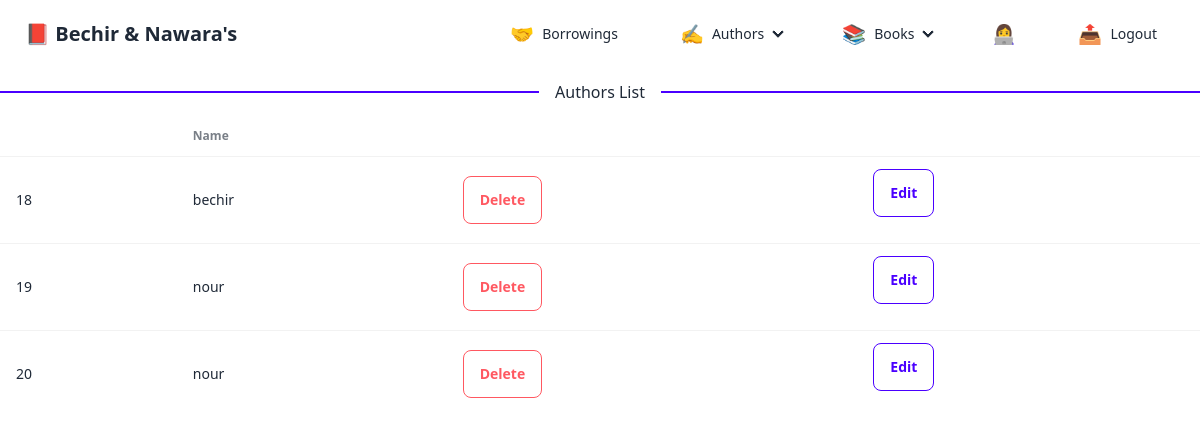
The app's page /books/admin/authors (signed in), older data.
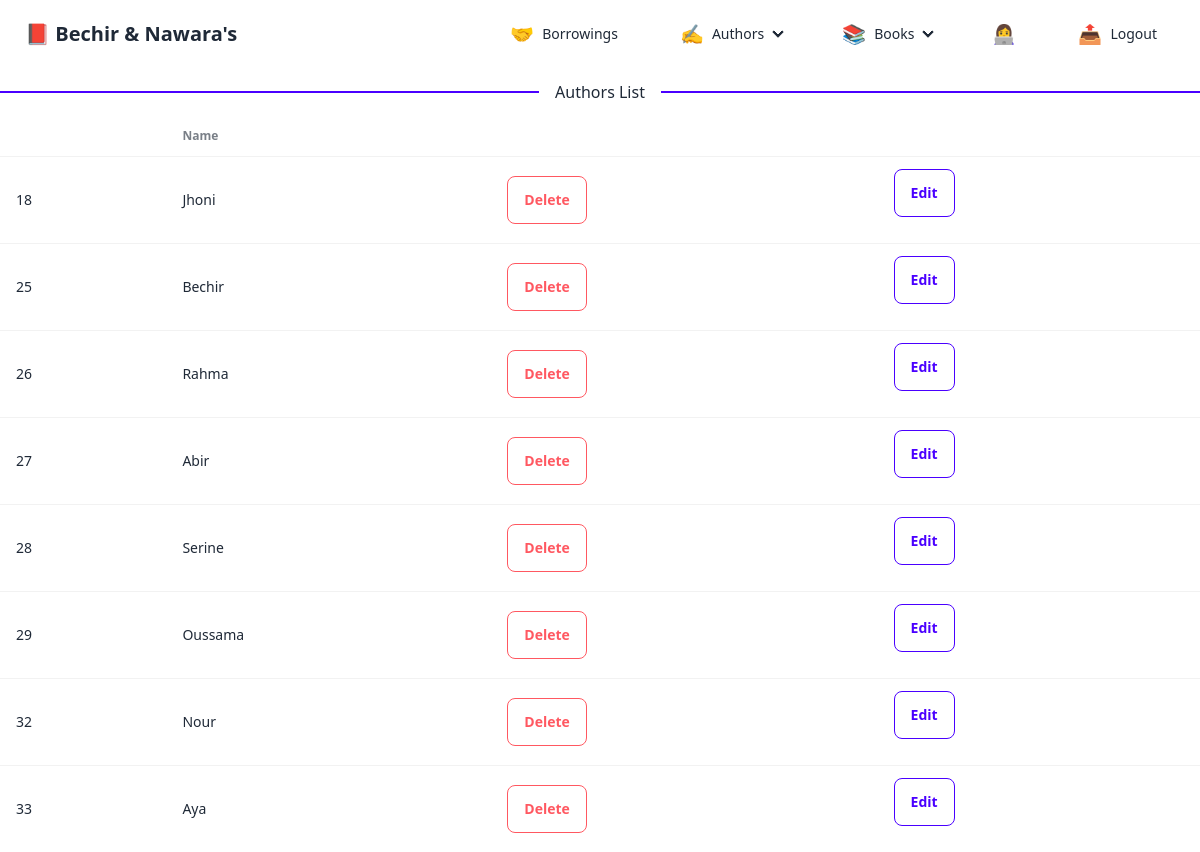
The same page, newer data.
### books/models.py (models this page shows, shortened)
class Author(models.Model):
    name = models.CharField(max_length=255)
    surname = models.CharField(max_length=255)

### books/admin_views.py (the view)
# urls.py: path('admin/authors', admin_views.admin_list_authors, name='admin_authors'),
def admin_list_authors(request):
    if not request.user.is_authenticated:
        return redirect('login')
    if not request.user.is_staff:
        return redirect('student_index')
    authors = Author.objects.all()
    return render(request, 'authors.html', {'authors': authors})

### books/templates/authors.html (shortened to what this page needs)
{% include "components/navbar.html" %}
{% block content %}
<div class="divider divider-primary">Authors List</div>
<div class="overflow-x-auto">
    <table class="table">
      <thead>
        <tr>
          <th></th>
          <th>Name</th>
        </tr>
      </thead>
      <tbody>
        {% for author in authors %}
        <tr>
            <td>{{ author.id }}</td>
            <td>{{ author.name }}</td>
            <td>
                <button onclick="my_modal_{{author.id}}.showModal()"  class="btn btn-error btn-outline btn-accent">Delete</button>
            </td>
            <td>
                <form method="post" action="{% url 'admin_edit_author' author.id %}">
                    <button class="btn btn-outline btn-primary">Edit</button>
                </form>
            </td>
        </tr>
        {% endfor %}
    </tbody>
    </table>
</div>
{% endblock %}

### templates/components/navbar.html (shortened to what this page needs)
{% load static %} {% load i18n %} {% block css %}
<link
  href="https://cdn.jsdelivr.net/npm/daisyui@4.10.2/dist/full.min.css"
  rel="stylesheet"
  type="text/css"
/>
<script src="https://cdn.tailwindcss.com"></script>
{% endblock %} {% block navbar %}
<div  class="navbar bg-base-100" >
  <div class="flex-1">
    <a class="btn btn-ghost text-xl">📕 Bechir & Nawara's</a>
  </div>
{% if request.user.is_staff %}
  <div class="flex-none">
    <ul class="menu menu-horizontal px-1">
      <li>
        <li><a href="{% url 'admin_borrowings' %}"><span class="emoji">🤝 </span> Borrowings</a></li>
      <li>
        <details>
          <summary><span class="emoji">✍️ </span> Authors</summary>
        </details>
      </li>
      <li>
        <details>
          <summary><span class="emoji">📚 </span> Books</summary>
        </details>
      </li>
      <li>
        <p  ><span class="emoji">👩‍💻 </span>{{request.user.first_name}} </p>
      </li>
      <li>
        <p onclick="logoutmodal.showModal()"><span class="emoji">📤</span>Logout</p>
      </li>
    </ul>
  </div>
{% endif %}
</div>
{% endblock %}

### templates/components/navbar.html (style rules this page uses)
.navbar * { z-index: 9999 !important; }
.emoji { font-size: 1.2rem; }
li { transition:0.3s ease; margin:0 15px; }

Row changes from the older to the newer data that the page shows:
removed Author: id "19", name "nour"
removed Author: id "20", name "nour"
changed Author id 18: name "bechir" → "Jhoni"
added Author: id "25", name "Bechir"
added Author: id "26", name "Rahma"
added Author: id "27", name "Abir"
added Author: id "28", name "Serine"
added Author: id "29", name "Oussama"
added Author: id "32", name "Nour"
added Author: id "33", name "Aya"
